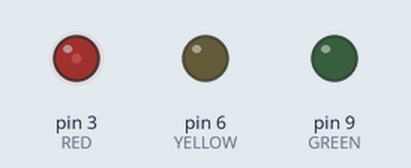
Simulated run of this sketch. Board: Arduino Uno, built with avr-gcc and run on an emulated ATmega328P. Shown: output pins drawn as LEDs (lit = HIGH).

Above: at 0.05 s.
At 1.5 s:
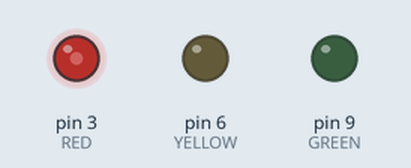
At 3.0 s:
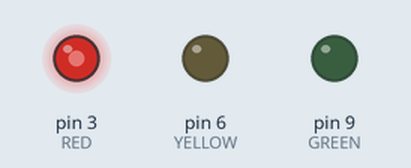
At 6.0 s:
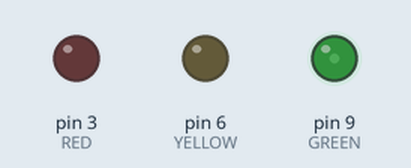
At 9.0 s:
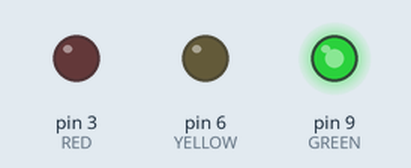
At 12.0 s:
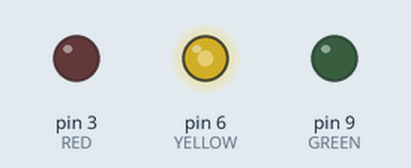
Timing chart, 0 to 15.6 s (numbered marks = the images above):
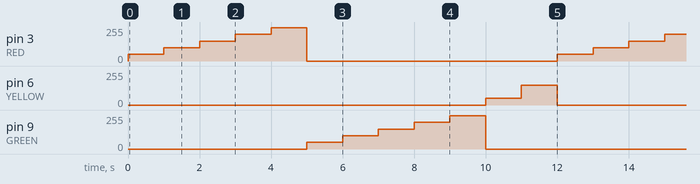

The sketch:

traffic-light-analog.ino
```cpp
const int RED = 3;
const int YELLOW = 6;
const int GREEN = 9;
const int START_VALUE = 50;

void setup() {
  // put your setup code here, to run once:
  pinMode(RED, OUTPUT);
  pinMode(YELLOW, OUTPUT);
  pinMode(GREEN, OUTPUT);
}

void loop() {
  // put your main code here, to run repeatedly:

  analogWrite(RED, START_VALUE);
  analogWrite(YELLOW, 0);
  analogWrite(GREEN, 0);

  for(int i = 1; i <= 5; i++){
    delay(1000);
    analogWrite(RED, START_VALUE + 50 * i);
  }

  analogWrite(RED, 0);
  analogWrite(GREEN, START_VALUE);

  for(int i = 1; i <= 5; i++){
    delay(1000);
    analogWrite(GREEN, START_VALUE + 50 * i);
  }

  analogWrite(GREEN, 0);
  analogWrite(YELLOW,  START_VALUE);

  for(int i = 1; i <= 2; i++){
    delay(1000);
    analogWrite(YELLOW, START_VALUE + 100 * i);
  }
}
```

Measured:
- by itself, pin 3 (RED), pin 9 (GREEN): repeats every 12.0 s: 100/255 1.0 s, 150/255 1.0 s, 200/255 1.0 s, 250/255 1.0 s, 0/255 7.0 s, 50/255 1.0 s
- by itself, pin 6 (YELLOW): repeats every 12.0 s: 150/255 1.0 s, 0/255 10.0 s, 50/255 1.0 s
